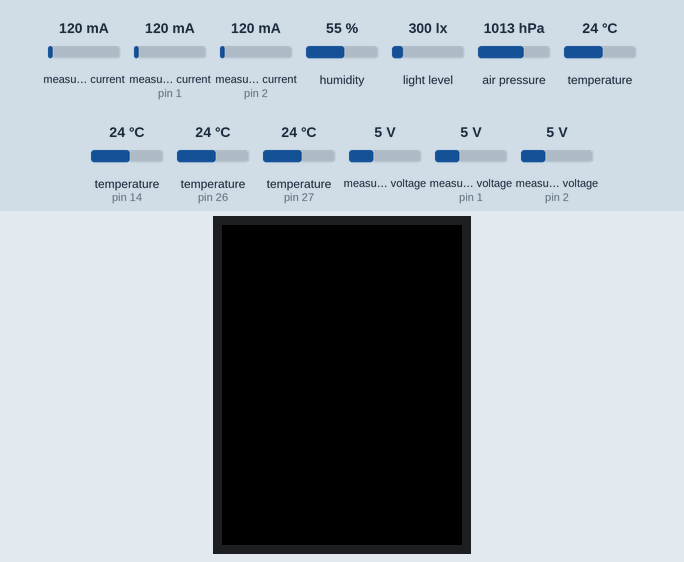
A sketch run on a simulated Arduino Uno, built with avr-gcc and run on an emulated ATmega328P. Parts: 320×240 colour display. The inputs (shaded band) are chosen by the test bench; at power-on: measured current 120 mA, measured current (sensors on pin 1, pin 2) 120 mA, temperature (sensors on pin 14, pin 26, pin 27) 24 °C, humidity 55 %, light level 300 lx, air pressure 1013 hPa, temperature 24 °C, measured voltage 5 V, measured voltage (sensors on pin 1, pin 2) 5 V. The local clock reads 2024-03-15 10:24:30 at power-on unless the sketch sets it; storage starts empty; what the sketch prints to the serial monitor is not drawn.

Above: at 1.4 s.
1.5 s: measured current (sensor 0) set to 40 mA
At 10.8 s:
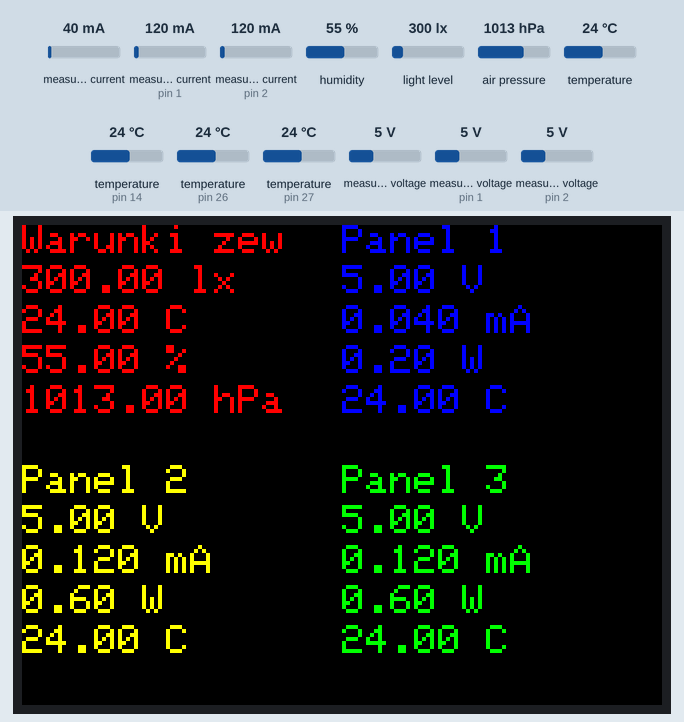
11.6 s: measured current (sensor on pin 1) set to 40 mA
At 18.2 s:
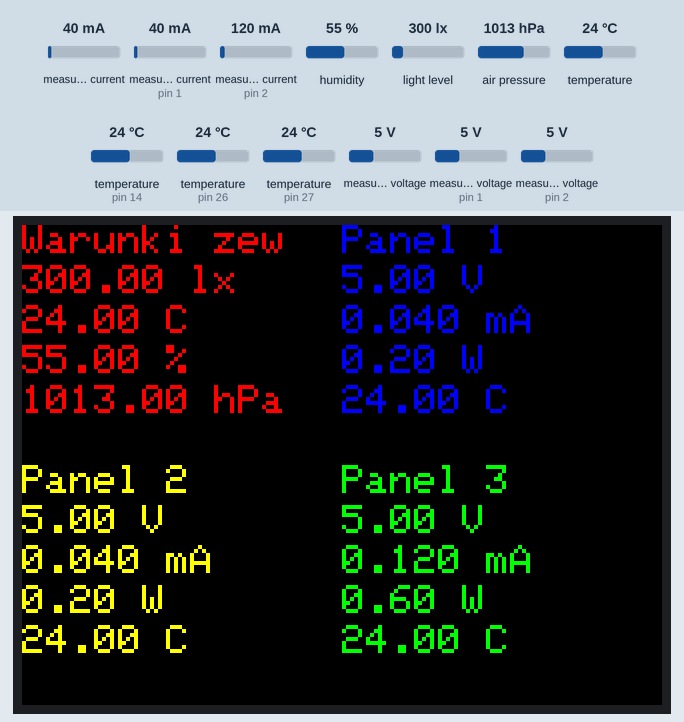
25.6 s: measured current (sensor on pin 2) set to 40 mA
At 32.9 s:
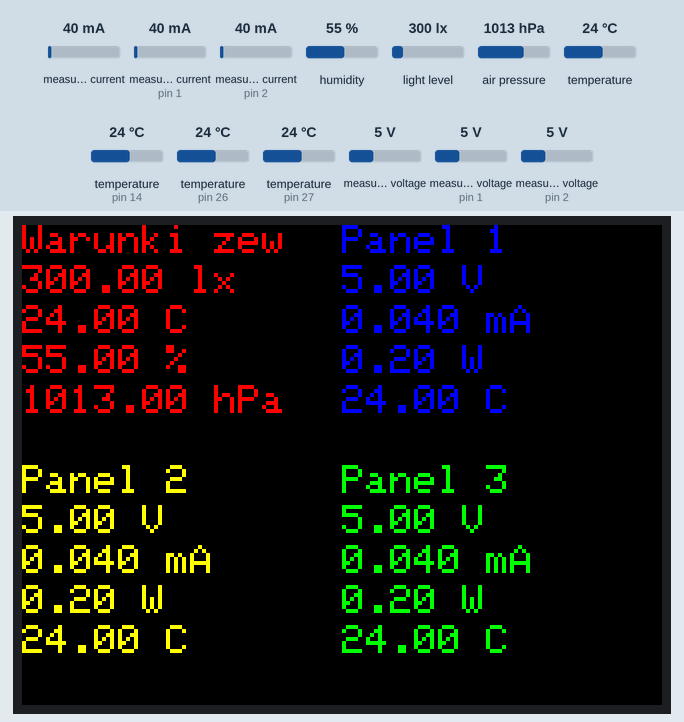
33.9 s: temperature (sensor on pin 14) set to 12 °C
At 40.3 s:
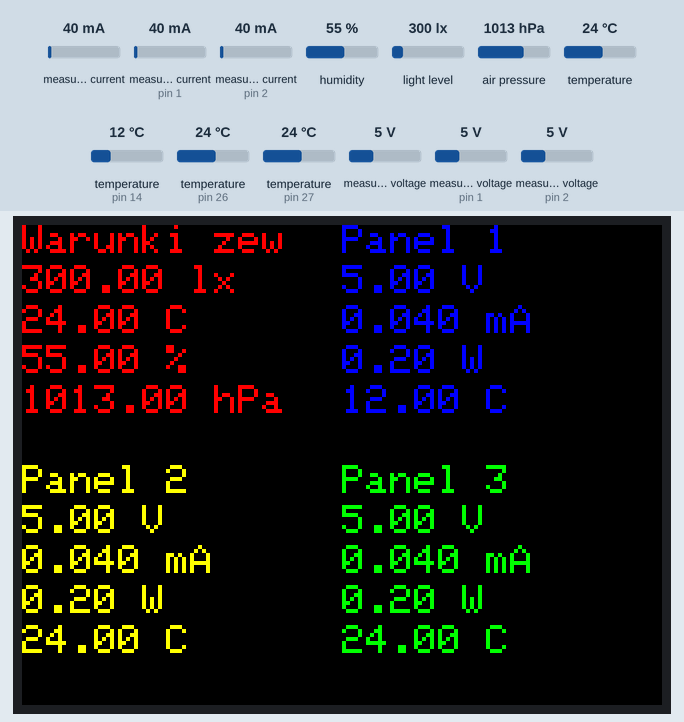
47.9 s: temperature (sensor on pin 26) set to 19 °C
At 56.0 s:
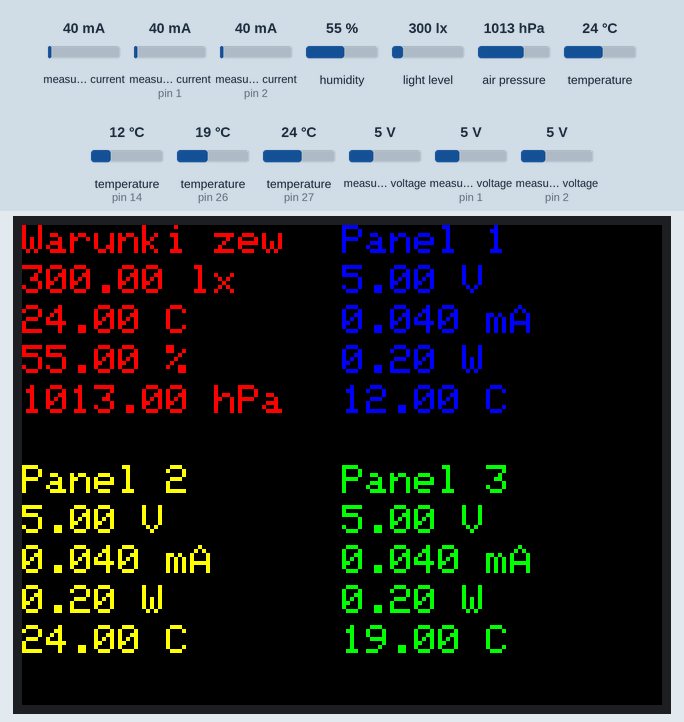
56.3 s: temperature (sensor on pin 27) set to 28 °C
At 63.6 s:
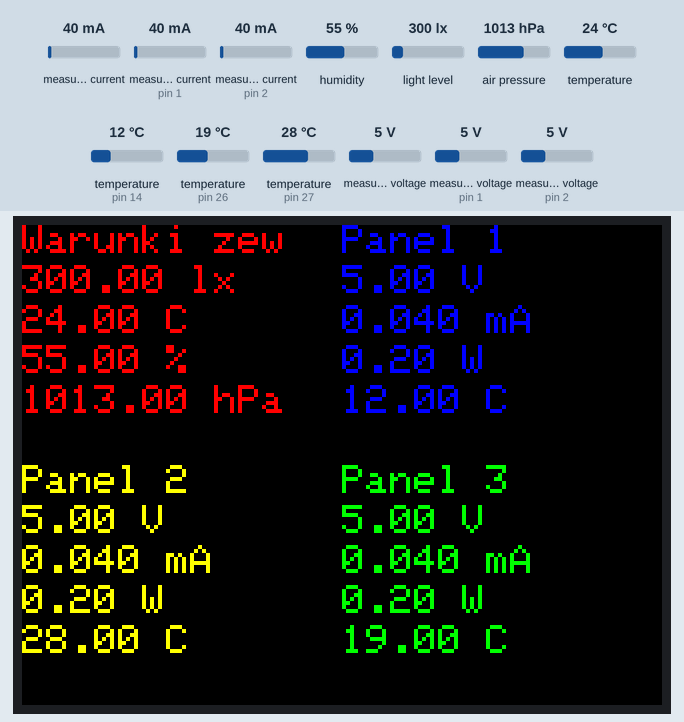
Timing chart, 0 to 65.1 s (numbered marks = the images above; inputs shaded):
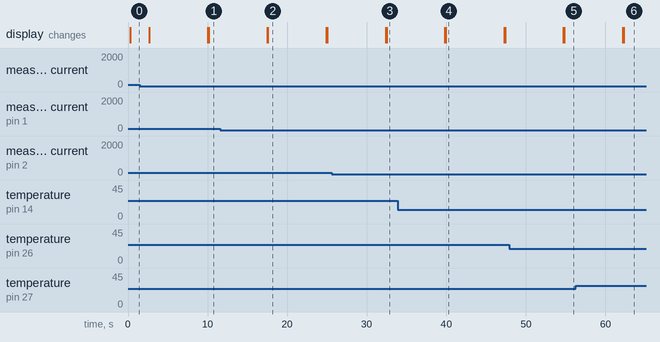

The sketch:

main.ino
```cpp
#include <Wire.h>
#include <INA3221.h>
#include <BH1750.h>
#include <RTClib.h>
#include <DallasTemperature.h>
#include <OneWire.h>
#include <SD.h>
#include <SPI.h>
#include <Adafruit_GFX.h>
#include <Adafruit_ILI9341.h>
#include <Adafruit_Sensor.h>
#include <Adafruit_BME280.h>

// Definicje pinów i adresów
#define INA3221_ADDRESS INA3221_ADDR40_GND
#define DHTTYPE DHT11
#define SD_CS_PIN 15
#define TFT_CS   5
#define TFT_RST  4
#define TFT_DC   2

//Definicja czujników
INA3221 ina3221(INA3221_ADDRESS);
BH1750 lightMeter(0x23);
RTC_DS3231 rtc;
Adafruit_ILI9341 tft = Adafruit_ILI9341(TFT_CS, TFT_DC, TFT_RST);
Adafruit_BME280 bme;
const int oneWireBus1 = 14;
const int oneWireBus2 = 27;
const int oneWireBus3 = 26;
OneWire oneWire1(oneWireBus1);
OneWire oneWire2(oneWireBus2);
OneWire oneWire3(oneWireBus3);
DallasTemperature sensor1(&oneWire1);
DallasTemperature sensor2(&oneWire2);
DallasTemperature sensor3(&oneWire3);

//Definicja kanałów dla INA3221
#define CHANNEL_1 INA3221_CH1
#define CHANNEL_2 INA3221_CH2
#define CHANNEL_3 INA3221_CH3

void setup() {
  // Rozpoczęcie komunikacji szeregowej
  Serial.begin(115200);

  // Inicjalizacja magistrali I2C
  Wire.begin();
  ina3221.begin(&Wire);
  lightMeter.begin();
  sensor1.begin();
  sensor2.begin();
  sensor3.begin();

  // Inicjalizacja ekranu TFT
  tft.begin();
  tft.setRotation(1);  // Ustawienie orientacji wyświetlacza
  tft.fillScreen(ILI9341_BLACK);  // Wyczyść ekran
  tft.setTextColor(ILI9341_WHITE, ILI9341_BLACK);  // Ustaw kolor tekstu
  tft.setTextSize(2);  // Ustaw rozmiar tekstu

  //Inicjalizacja RTC
  if (!rtc.begin()) {
     Serial.println("RTC nie jest podłączony!");
     while (1);
   }

  if (rtc.lostPower()) {
     Serial.println("RTC stracił zasilanie, ustawiamy czas...");
     rtc.adjust(DateTime(F(__DATE__), F(__TIME__)));
   }

  //Inicjalizacja BME
  if (!bme.begin(0x76)) {
    Serial.println("Nie można połączyć się z BME280!");
    while (1);
  }

  //Inicjalizacja karty SD
  if (!SD.begin(SD_CS_PIN)) {
     Serial.println("Nie można zainicjować karty SD!");
     while (1);
   } else {
     Serial.println("Karta SD zainicjalizowana.");
   }
}

void logDataToSD(float voltage1, float current1, float power1, float tempp1, float voltage2, float current2, float power2, float tempp2, float voltage3, float current3, float power3, float tempp3, float temperature,
 float humidity, float pressure, float lightLevel, DateTime now) {

  // Sprawdzamy, czy plik już istnieje
  bool fileExists = SD.exists("/dane.csv");

  // Otwieramy plik w trybie dopisywania
  File dataFile = SD.open("/dane.csv", FILE_APPEND);

  // Jeśli plik nie istnieje, dodajemy nagłówek
  if (!fileExists && dataFile) {
    dataFile.println("Napięcie1 (V);Natężenie1 (A);Moc1 (W);Tempeatura P1 (C);Napięcie2 (V);Natężenie2 (A);Moc2 (W);Tempeatura P2 (C);Napięcie3 (V);Natężenie3 (A);Moc3 (W);Tempeatura P3 (C);Temp (C);Wilgotność (%);Ciśnienie (hPa);Natężenie światła (lux);Data;Godzina");
  }

  if (dataFile) {
      dataFile.print(voltage1);
      dataFile.print(";");
      dataFile.print(current1);
      dataFile.print(";");
      dataFile.print(power1);
      dataFile.print(";");
      dataFile.print(tempp1);
      dataFile.print(";");
      dataFile.print(voltage2);
      dataFile.print(";");
      dataFile.print(current2);
      dataFile.print(";");
      dataFile.print(power2);
      dataFile.print(";");
      dataFile.print(tempp2);
      dataFile.print(";");
      dataFile.print(voltage3);
      dataFile.print(";");
      dataFile.print(current3);
      dataFile.print(";");
      dataFile.print(power3);
      dataFile.print(";");
      dataFile.print(tempp3);
      dataFile.print(";");
      dataFile.print(temperature);
      dataFile.print(";");
      dataFile.print(humidity);
      dataFile.print(";");
      dataFile.print(pressure);
      dataFile.print(";");
      dataFile.print(lightLevel);
      dataFile.print(";");
      dataFile.print(now.day(), DEC);
      dataFile.print("/");
      dataFile.print(now.month(), DEC);
      dataFile.print("/");
      dataFile.print(now.year(), DEC);
      dataFile.print(";");
      dataFile.print(now.hour(), DEC);
      dataFile.print(":");
      dataFile.print(now.minute(), DEC);
      dataFile.print(":");
      dataFile.println(now.second(), DEC);

      // Zamykamy plik po zapisie
      dataFile.close();
      Serial.println("Dane zapisane na kartę SD.");
    } else {
      Serial.println("Błąd otwarcia pliku na karcie SD.");
    }
}


void loop() {
    // Odczyt napięcia i prądu z kanałów INA3221 oraz obliczenie mocy
    float busVoltage1 = ina3221.getVoltage(CHANNEL_1);
    float current1_A = ina3221.getCurrent(CHANNEL_1);
    float power1 = busVoltage1 * current1_A;

    float busVoltage2 = ina3221.getVoltage(CHANNEL_2);
    float current2_A = ina3221.getCurrent(CHANNEL_2);
    float power2 = busVoltage2 * current2_A;

    float busVoltage3 = ina3221.getVoltage(CHANNEL_3);
    float current3_A = ina3221.getCurrent(CHANNEL_3);
    float power3 = busVoltage3 * current3_A;

    //odczyt warunków atmosferycznych
    float temperature = bme.readTemperature();
    float cisnienie = bme.readPressure() / 100.0F;
    float humidity = bme.readHumidity();
    float lightLevel = lightMeter.readLightLevel();

    //odczyt temperatury czujników pod panelami
    sensor1.requestTemperatures();
    float temperatureC1 = sensor1.getTempCByIndex(0);
    Serial.print("Temp: ");
    Serial.print(temperatureC1);
    Serial.println("°C");

    sensor2.requestTemperatures();
    float temperatureC2 = sensor2.getTempCByIndex(0);
    Serial.print("Temp: ");
    Serial.print(temperatureC2);
    Serial.println("°C");

    sensor3.requestTemperatures();
    float temperatureC3 = sensor3.getTempCByIndex(0);
    Serial.print("Temp: ");
    Serial.print(temperatureC3);
    Serial.println("°C");

    //Wyświetlanie wartości na ekranie TFT
    //warunki atmosferyczne
    tft.fillScreen(ILI9341_BLACK);
    tft.setTextColor(ILI9341_RED);
    tft.setCursor(0, 0);
    tft.println("Warunki zew");

    tft.setTextColor(ILI9341_RED);
    tft.setCursor(0,20);
    tft.print(lightLevel);
    tft.println(" lx");

    tft.setTextColor(ILI9341_RED);
    tft.setCursor(0,40);
    tft.print(temperature);
    tft.println(" C");

    tft.setTextColor(ILI9341_RED);
    tft.setCursor(0,60);
    tft.print(humidity);
    tft.println(" %");

    tft.setTextColor(ILI9341_RED);
    tft.setCursor(0,80);
    tft.print(cisnienie);
    tft.println(" hPa");

    ////////////////////////////
    //panel1
    tft.setTextColor(ILI9341_BLUE);
    tft.setCursor(160, 0);
    tft.println("Panel 1");

    tft.setTextColor(ILI9341_BLUE);
    tft.setCursor(160,20);
    tft.print(busVoltage1);
    tft.println(" V");

    tft.setTextColor(ILI9341_BLUE);
    tft.setCursor(160,40);
    tft.print(String(current1_A,3));
    tft.println(" mA");

    tft.setTextColor(ILI9341_BLUE);
    tft.setCursor(160,60);
    tft.print(power1);
    tft.println(" W");

    tft.setTextColor(ILI9341_BLUE);
    tft.setCursor(160,80);
    tft.print(temperatureC1);
    tft.println(" C");

    ////////////////////////////
    //panel2
    tft.setTextColor(ILI9341_YELLOW);
    tft.setCursor(0, 120);
    tft.println("Panel 2");

    tft.setTextColor(ILI9341_YELLOW);
    tft.setCursor(0,140);
    tft.print(busVoltage2);
    tft.println(" V");

    tft.setTextColor(ILI9341_YELLOW);
    tft.setCursor(0,160);
    tft.print(String(current2_A,3));
    tft.println(" mA");

    tft.setTextColor(ILI9341_YELLOW);
    tft.setCursor(0,180);
    tft.print(power2);
    tft.println(" W");

    tft.setTextColor(ILI9341_YELLOW);
    tft.setCursor(0,200);
    tft.print(temperatureC2);
    tft.println(" C");

    ////////////////////////////
    //panel3
    tft.setTextColor(ILI9341_GREEN);
    tft.setCursor(160, 120);
    tft.println("Panel 3");

    tft.setTextColor(ILI9341_GREEN);
    tft.setCursor(160,140);
    tft.print(busVoltage3);
    tft.println(" V");

    tft.setTextColor(ILI9341_GREEN);
    tft.setCursor(160,160);
    tft.print(String(current3_A,3));
    tft.println(" mA");

    tft.setTextColor(ILI9341_GREEN);
    tft.setCursor(160,180);
    tft.print(power3);
    tft.println(" W");

    tft.setTextColor(ILI9341_GREEN);
    tft.setCursor(160,200);
    tft.print(temperatureC3);
    tft.println(" C");

    // Odczyt aktualnej daty i godziny z RTC
    DateTime now = rtc.now();

    //Wyświetlanie danych w Serial Monitor
    Serial.print("Channel 1 Voltage: ");
    Serial.print(busVoltage1);
    Serial.println(" V");

    Serial.print("Channel 1 Current: ");
    Serial.print(current1_A);
    Serial.println(" mA");

    Serial.print("Channel 1 Power: ");
    Serial.print(power1);
    Serial.println(" W");

    Serial.print("Channel 2 Voltage: ");
    Serial.print(busVoltage2);
    Serial.println(" V");

    Serial.print("Channel 2 Current: ");
    Serial.print(current2_A);
    Serial.println(" mA");

    Serial.print("Channel 2 Power: ");
    Serial.print(power2);
    Serial.println(" W");

    Serial.print("Channel 3 Voltage: ");
    Serial.print(busVoltage3);
    Serial.println(" V");

    Serial.print("Channel 3 Current: ");
    Serial.print(current3_A);
    Serial.println(" mA");

    Serial.print("Channel 3 Power: ");
    Serial.print(power3);
    Serial.println(" W");

    Serial.print("Temperature: ");
    Serial.print(temperature);
    Serial.println(" *C");

    Serial.print("Cisnieniee: ");
    Serial.print(cisnienie);
    Serial.println(" hPa");

    Serial.print("Humidity: ");
    Serial.print(humidity);
    Serial.println(" %");

    Serial.print("Light Level: ");
    Serial.print(lightLevel);
    Serial.println(" lx");

    Serial.print("Date: ");
    Serial.print(now.day(), DEC);
    Serial.print('/');
    Serial.print(now.month(), DEC);
    Serial.print('/');
    Serial.print(now.year(), DEC);
    Serial.print(" Time: ");
    Serial.print(now.hour(), DEC);
    Serial.print(':');
    Serial.print(now.minute(), DEC);
    Serial.print(':');
    Serial.println(now.second(), DEC);

    // // Zapisz dane na kartę SD
    logDataToSD(busVoltage1, current1_A, power1, temperatureC1, busVoltage2, current2_A, power2, temperatureC2, busVoltage3, current3_A, power3, temperatureC3, temperature, humidity, cisnienie, lightLevel, now);

  // Krótkie opóźnienie przed ponownym odczytem
  delay(5000);
}
```

Measured:
- after the input at 11.6 s, the display: first differs from a run without the input after 6.0 s (image 2)
- after the input at 25.6 s, the display: first differs from a run without the input after 6.9 s (image 3)
- after the input at 33.9 s, the display: first differs from a run without the input after 6.0 s (image 4)
- after the input at 47.9 s, the display: first differs from a run without the input after 6.9 s (image 5)
- after the input at 56.3 s, the display: first differs from a run without the input after 6.0 s (image 6)
- what the display in image 2 shows lasts 7.3 s, from 17.6 s to 24.9 s
